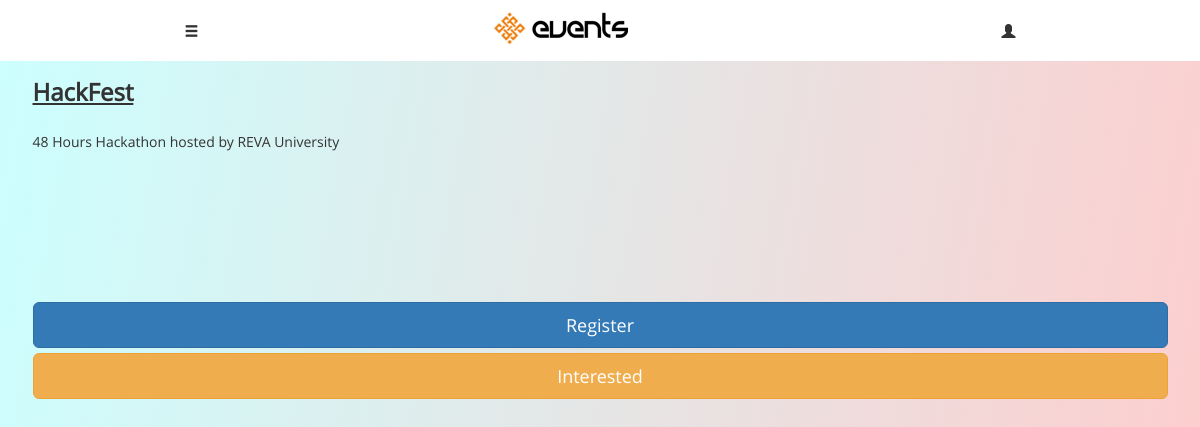
The app's page /evn_det?id=2, older data.
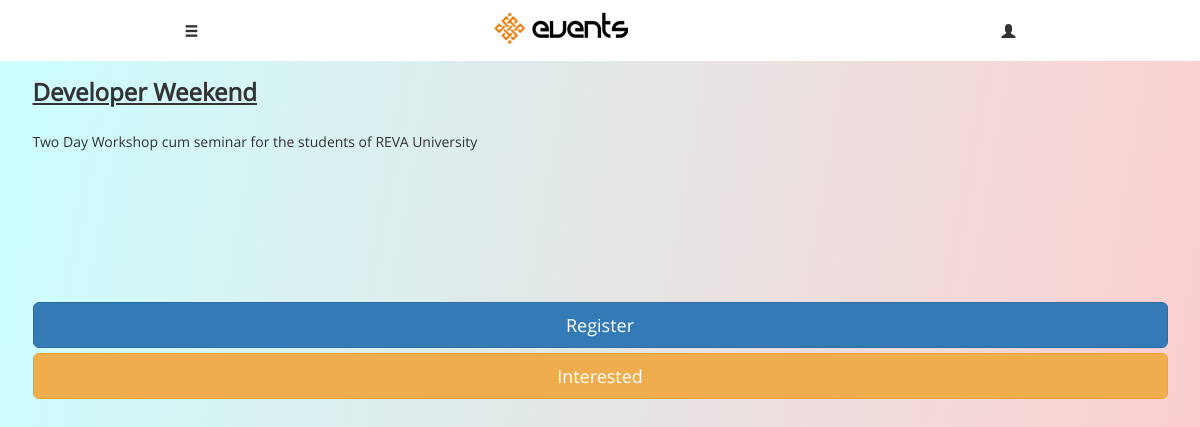
The same page, newer data.
### app/models.py (models this page shows, shortened)
class Event(db.Model):
    id = db.Column(db.Integer, primary_key=True)
    name = db.Column(db.String(120))
    body = db.Column(db.String(140))
    venue = db.Column(db.String(140))
    branch = db.Column(db.String(140))
    image = db.Column(db.String(140))
    timestamp = db.Column(db.Date, index=True, default=datetime.utcnow)

### app/routes.py (the view)
@app.route('/evn_det')
def ev():
    evn_id = request.args.get('id')
    event = Event.query.get(evn_id)
    return render_template('event details.html',event=event)

### app/templates/event details.html (shortened to what this page needs)
{% extends "base.html" %}
{% block content %}
<div class="card xcv12" style="width: auto;border-radius: 25%;  margin-top: 0px;
margin-left: 00px;
margin-bottom: 0px;
margin-right: 0px;
padding: 0% 0% 0% 0%;
box-shadow: 0 0 0 0;">
        <div class="a1">
       <span class="badge badge-pill badge-dark bottom-left new_font">Venue : {{event.venue}}</span>
       <span class="badge badge-pill badge-dark bottom-right new_font">{{event.timestamp}}</span>
    </div></div>
        <div class="card-body new_font">
          <h3 class="card-title"><u><strong>{{event.name}}</strong></u></h3><br>
           <p class="card-text"> {{event.body}} </p>
          <a href="/payment-gateway" class="btn btn-primary btn-lg btn-block adfg12">Register</a>
          <button type="button" class="btn btn-warning btn-lg btn-block interest1">Interested</button>
        </div>
      </div>
{% endblock %}

### app/templates/base.html (shortened to what this page needs)
<html>
    <head>
      <link rel="stylesheet" href="{{ url_for('static', filename='css/abc.css') }}">
      <link rel="stylesheet" href="{{ url_for('static', filename='css/Event_Calandar1.css') }}">
      <link rel="stylesheet" href="{{ url_for('static', filename='css/master2.css') }}">
      <link rel="stylesheet" href="{{ url_for('static', filename='css/certi.css') }}">
      <link rel="stylesheet" href="{{ url_for('static', filename='css/event details.css') }}">
      <link rel="stylesheet" href="{{ url_for('static', filename='css/reset.css') }}">
      <link rel="stylesheet" href="{{ url_for('static', filename='css/profile.css') }}">
      <link rel="stylesheet" href="{{ url_for('static', filename='css/events main.css') }}">
      <link rel="stylesheet" href="{{ url_for('static', filename='css/final.css') }}">
      <link rel="stylesheet" href="https://stackpath.bootstrapcdn.com/bootstrap/4.3.1/css/bootstrap.min.css">
<link rel="stylesheet" href="https://stackpath.bootstrapcdn.com/bootstrap/4.3.1/css/bootstrap.min.css">
    <link rel="stylesheet" href="https://maxcdn.bootstrapcdn.com/bootstrap/3.3.7/css/bootstrap.min.css">
    </head>
    <body>
        <nav class="navbar  navbar-light bg-white navbar-fixed-top x1">
            <span onclick="openNav()"><span class="glyphicon glyphicon-menu-hamburger abcd123" aria-hidden="true"></span>
          </span>
            <a class="navbar-brand " href="/index" style="padding-top: 0; padding-left:8%; margin-left:2%"><img src="{{ url_for('static', filename='images/logo.png') }}" alt="REVA Events" srcset=""></a><br>
            {% if current_user.is_admin %}<span onclick="openWindowQR()" class="glyphicon glyphicon-qrcode abcd123" aria-hidden="true"></span>{% elif current_user.is_anonymous %}<span onclick="openWindowLog()" class="glyphicon glyphicon-user abcd1234" aria-hidden="true"></span>{% else %}<span onclick="openWindowProf()" class="glyphicon glyphicon-user abcd1234" aria-hidden="true"></span> {% endif %}
        </nav>
            <div id="main">
                  {% block content %}{% endblock %}
    </body>
</html>

### app/static/css/Event_Calandar1.css (style rules this page uses)
body { font-family: Verdana, sans-serif; }

### app/static/css/master2.css (style rules this page uses)
#main { transition: margin-left .5s; padding: 20px; }
.abcd123 { margin: left; text-align: left; margin-left: 0px; }
.adfg12 { margin: auto; margin-top: 150px; }
.xcv12 { border-radius: 25%; }

### app/static/css/certi.css (style rules this page uses)
body { background: linear-gradient(100deg,#ccffff,#ffcccc); top right no-repeat; background-attachment:fixed; }

### app/static/css/event details.css (style rules this page uses)
.a1 { opacity: 0.9; border-bottom-left-radius: 30px; border-bottom-right-radius: 30px; border-radius: 25%; }
.card-title { margin-left: auto; border-width: 0px; }
.interest1 { margin-top: 100px; }
.bottom-left { position: absolute; bottom: 12px; left: 16px; color: white ; }
.bottom-right { position: absolute; bottom: 12px; right: 16px; color: white; }
body { background: linear-gradient(100deg, #ccffff, #ffcccc); }

### app/static/css/profile.css (style rules this page uses)
body { padding-top: 68px; padding-bottom: 30px; }

### app/static/css/events main.css (style rules this page uses)
body { background: linear-gradient(100deg, #ccffff , #ffcccc); }

### app/static/css/final.css (style rules this page uses)
.new_font { font-family: 'Product Sans'; }

### app/templates/base.html (style rules this page uses)
body { background: linear-gradient(100deg, #CCFFFF,#FFCCCC); font-family: 'Montserrat', sans-serif; max-width:100%; }
html,body { margin:0; padding:0; height:100%; width:100%; }
body { background-repeat: no-repeat; background-attachment: fixed; background-position: center; }

Row changes from the older to the newer data that the page shows:
changed Event: name "HackFest" → "Developer Weekend"; body "48 Hours Hackathon hosted by REVA University" → "Two Day Workshop cum seminar for the students of REVA University"
